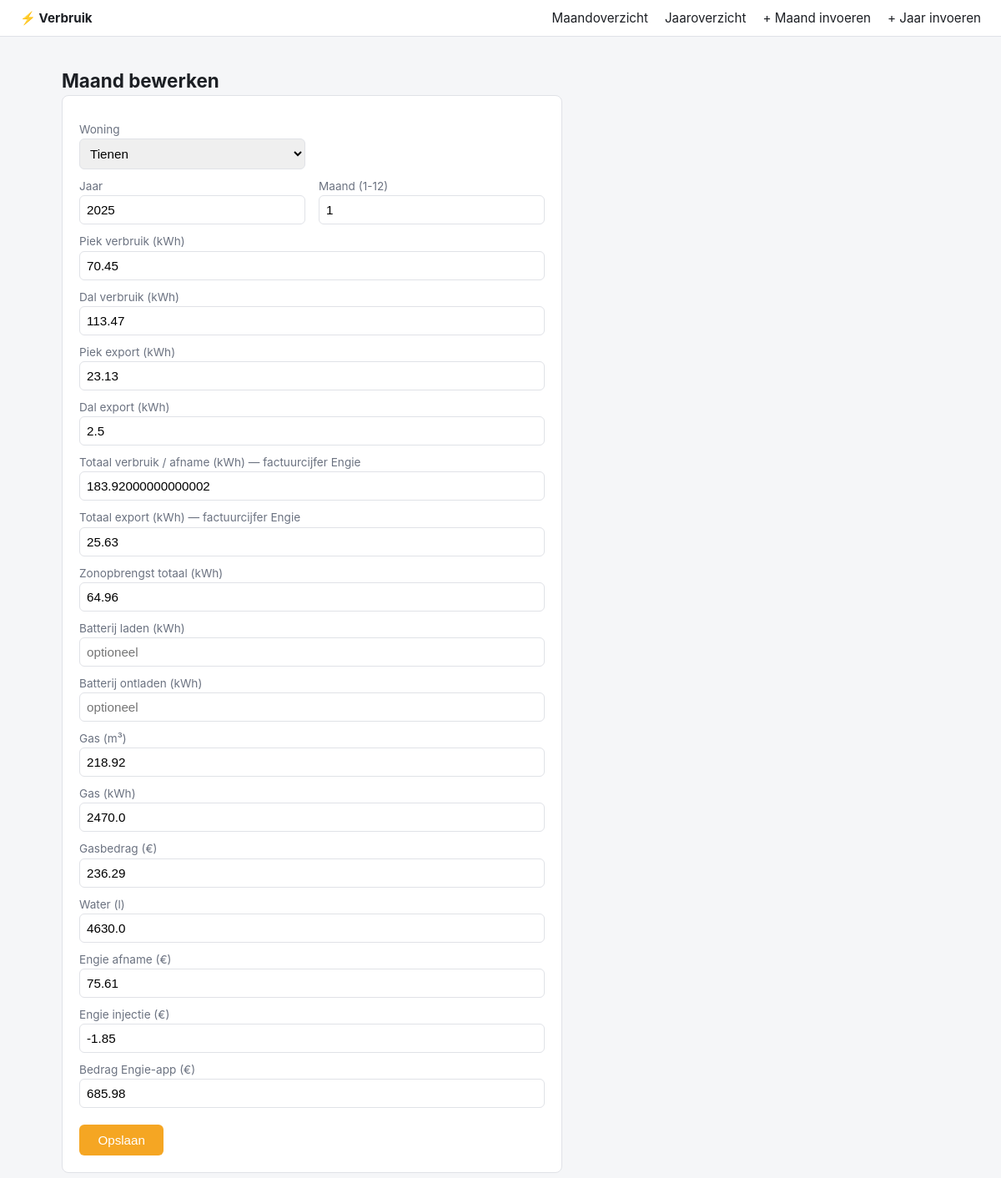
The page /invoer/Tienen/2025/1 on the database its author committed.
### tables this page shows
CREATE TABLE maandverbruik (
    id INTEGER PRIMARY KEY AUTOINCREMENT,
    woning TEXT NOT NULL CHECK (woning IN ('Tienen', 'Binkom')),
    jaar INTEGER NOT NULL,
    maand INTEGER NOT NULL CHECK (maand BETWEEN 1 AND 12),

    piek_verbruik REAL,
    dal_verbruik REAL,
    piek_export REAL,
    dal_export REAL,
    totaal_verbruik_afname REAL,
    totaal_export REAL,
    zonopbrengst_totaal REAL,
    batterij_laden REAL,
    batterij_ontladen REAL,

    gas_m3 REAL,
    gas_kwh REAL,
    prijs_gas_eur REAL,
    water_l REAL,

    engie_afname_eur REAL,
    engie_injectie_eur REAL,
    bedrag_engie_app REAL,

    UNIQUE(woning, jaar, maand)
);

### main.py (the view, shortened to what this page needs)
@app.route("/invoer", methods=["GET", "POST"])
@app.route("/invoer/<woning>/<int:jaar>/<int:maand>", methods=["GET", "POST"])
def invoer(woning=None, jaar=None, maand=None):
    bestaand = None
    if woning and jaar and maand:
        conn = get_connection()
        row = conn.execute(
            "SELECT * FROM maandverbruik WHERE woning=? AND jaar=? AND maand=?",
            (woning, jaar, maand),
        ).fetchone()
        conn.close()
        bestaand = dict(row) if row else None
    return render_template(
        "invoer.html",
        woningen=WONINGEN,
        velden=MAAND_INVOERVELDEN,
        bestaand=bestaand,
        woning=woning,
        jaar=jaar,
        maand=maand,
    )

### models.py (called while the page is built)
def get_connection():
    DB_PATH.parent.mkdir(parents=True, exist_ok=True)
    conn = sqlite3.connect(DB_PATH)
    conn.row_factory = sqlite3.Row
    conn.execute("PRAGMA foreign_keys = ON")
    return conn

### templates/invoer.html (shortened to what this page needs)
{% extends "base.html" %}
{% block content %}
<h1>{{ "Maand bewerken" if bestaand else "Maand invoeren" }}</h1>
<form class="entry" method="post">
    <div class="row2">
        <div>
            <label>Woning</label>
            <select name="woning" required>
                {% for w in woningen %}
                <option value="{{ w }}" {{ "selected" if (bestaand and bestaand.woning == w) or (woning == w) }}>{{ w }}</option>
                {% endfor %}
            </select>
        </div>
        <div></div>
        <div>
            <label>Jaar</label>
            <input type="number" name="jaar" value="{{ bestaand.jaar if bestaand else (jaar or '') }}" required>
        </div>
        <div>
            <label>Maand (1-12)</label>
            <input type="number" name="maand" min="1" max="12" value="{{ bestaand.maand if bestaand else (maand or '') }}" required>
        </div>
    </div>
    {% for veld, label in velden %}
    <label>{{ label }}</label>
    <input type="text" name="{{ veld }}" value="{{ bestaand[veld] if bestaand and bestaand[veld] is not none else '' }}" placeholder="optioneel">
    {% endfor %}
    <button type="submit">Opslaan</button>
</form>
{% endblock %}

### static/style.css (style rules this page uses)
:root { --bg: #f5f6f8; --card: #ffffff; --border: #e0e2e7; --text: #1c1f24; --muted: #6b7280; --accent: #f5a623; --accent-dark: #d68910; --pos: #2e7d32; --neg: #c0392b; }
* { box-sizing: border-box; }
body { margin: 0; font-family: -apple-system, "Segoe UI", Roboto, sans-serif; background: var(--bg); color: var(--text); }
h1 { font-size: 1.4rem; margin-bottom: 0.25rem; }
form.entry { background: var(--card); border: 1px solid var(--border); border-radius: 8px; padding: 1.25rem; max-width: 600px; }
form.entry label { display: block; margin-top: 0.75rem; font-size: 0.85rem; color: var(--muted); }
form.entry input, form.entry select { width: 100%; padding: 0.5rem; border: 1px solid var(--border); border-radius: 6px; font-size: 0.95rem; margin-top: 0.2rem; }
form.entry button { margin-top: 1.25rem; background: var(--accent); color: #fff; border: none; padding: 0.6rem 1.4rem; border-radius: 6px; font-size: 0.95rem; cursor: pointer; }
.row2 { display: grid; grid-template-columns: 1fr 1fr; gap: 0 1rem; }

### rows shown on the page
maandverbruik: jaar "2025", maand "1", piek_verbruik "70.45" "113.47" "23.13" "2.5" "183.92000000000002" "25.63" "64.96" "218.92" "2470.0" "236.29" "4630.0" "75.61" "-1.85" "685.98"

### other values the page prints
{{ "Maand bewerken" if bestaand else "Maand invoeren" }} "Maand bewerken"
{{ label }} "Piek verbruik (kWh)" "Dal verbruik (kWh)" "Piek export (kWh)" "Dal export (kWh)" "Totaal verbruik / afname (kWh) — factuurcijfer Engie" "Totaal export (kWh) — factuurcijfer Engie" "Zonopbrengst totaal (kWh)" "Batterij laden (kWh)" "Batterij ontladen (kWh)" "Gas (m³)" "Gas (kWh)" "Gasbedrag (€)" "Water (l)" "Engie afname (€)" "Engie injectie (€)" "Bedrag Engie-app (€)"
form field woning "Tienen"
